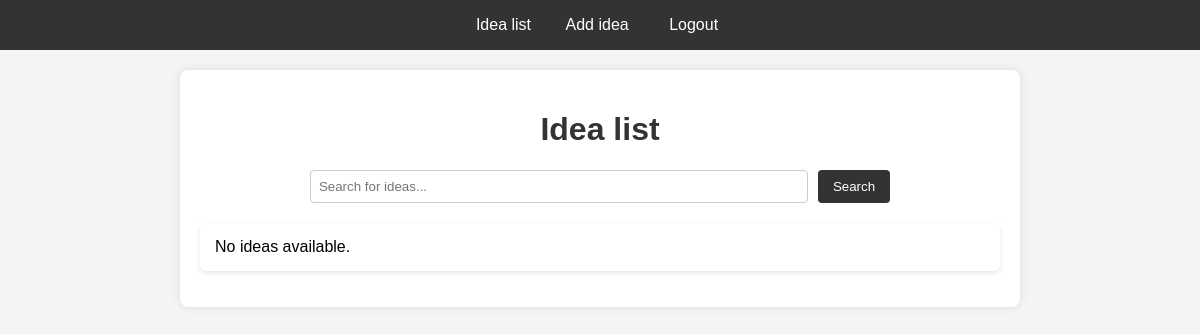
The page /ideas/ (signed in) on the database as committed earlier.
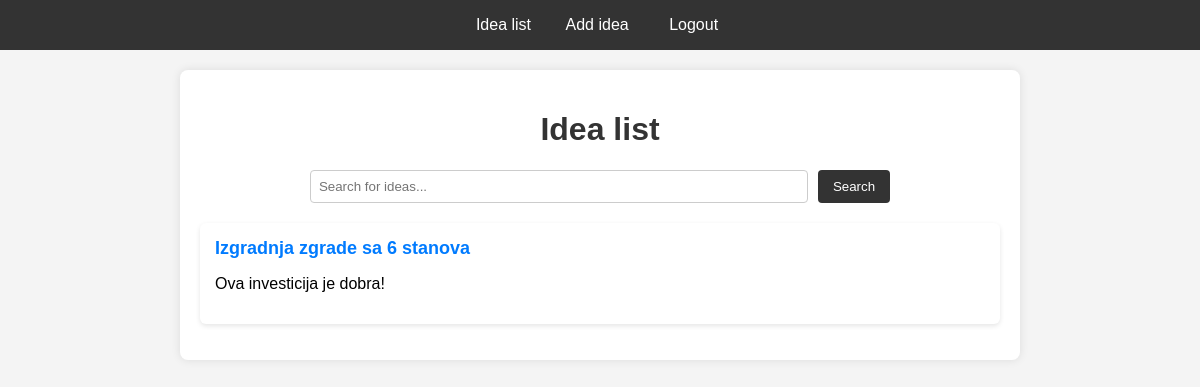
The same page on the database as committed later.
### ideas/models.py (models this page shows, shortened)
class Idea(models.Model):
    author = models.ForeignKey(User, on_delete=models.CASCADE)
    title = models.CharField(max_length=200)
    description = models.TextField()
    created_at = models.DateTimeField(auto_now_add=True)

### ideas/views.py (the view)
# urls.py: path('ideas/', IdeaListView.as_view(), name='idea_list'),
class IdeaListView(LoginRequiredMixin, ListView):
    model = Idea
    template_name = 'idea_list.html'
    context_object_name = 'ideas'
    paginate_by = 10
    login_url = '/login/'
    def get_queryset(self):
        queryset = super().get_queryset().order_by('-created_at')
        search_query = self.request.GET.get('q')
        if search_query:
            queryset = queryset.filter(
                Q(title__icontains=search_query) | Q(description__icontains=search_query)
            )
        return queryset

### ideas/templates/idea_list.html (shortened to what this page needs)
<!DOCTYPE html>
<html lang="en">
<head>
</head>
<body>
    <nav>
        <a href="/ideas">Idea list</a>
        <a href="/ideas/new/">Add idea</a>
        {% if user.is_authenticated %}
        <form method="POST" action="{% url 'logout' %}" style="display:inline;">
            <button type="submit">Logout</button>
        </form>
        {% else %}
        <a href="{% url 'login' %}">Login</a>
        {% endif %}
    </nav>
    <div class="container">
        <h1>Idea list</h1>
        <form method="get" action="" class="search-box">
            <input type="text" name="q" placeholder="Search for ideas..." value="{{ request.GET.q }}">
            <button type="submit">Search</button>
        </form>
        <ul class="idea-list">
            {% for idea in ideas %}
            <li>
                <a href="{% url 'idea_detail' idea.id %}">{{ idea.title }}</a>
                <p>{{ idea.description|truncatewords:10 }}</p>
            </li>
            {% empty %}
            <li>No ideas available.</li>
            {% endfor %}
        </ul>
    </div>
</body>
</html>

Rows that differ between the two databases and show on the page:
added Idea: title "Izgradnja zgrade sa 6 stanova", description "Ova investicija je dobra!"
Other text that changed with them:
text no longer shown: "No ideas available."
